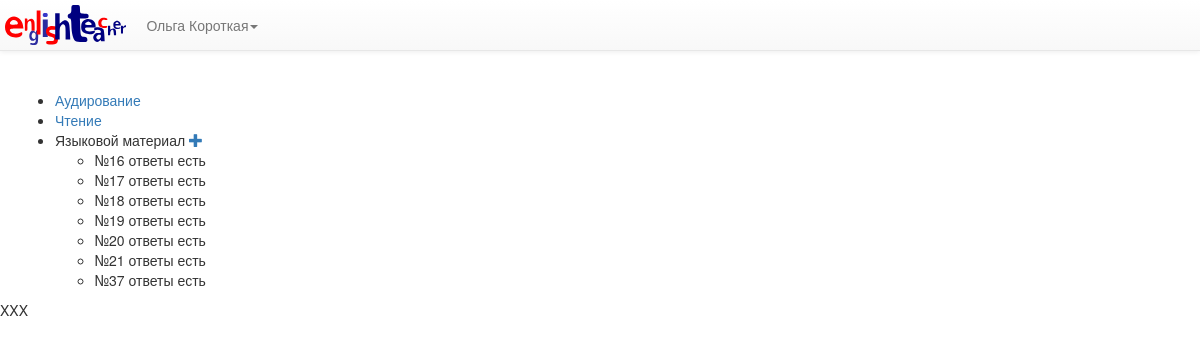
Page /oge/fipi/ (signed in) on the committed database.
### oge/models.py (models this page shows, shortened)
class Tests18_26(models.Model):
	tests18_26 = models.TextField()
	splited_tests18_26 = models.TextField(null=True,blank=True,default=None)
	pub_data = models.DateTimeField('дата публикации',default=timezone.now)
	answer=models.CharField(max_length=100,null=True,blank=True,default=None)
	qw_number = models.CharField('число вопросов в тесте',null=True,max_length=1,default='9')

### oge/views.py (the view)
# urls.py: url(r'^fipi/my/test18_26/add/(?P<test_id>[0-9]+)/thanks/$', views.my_test18_26_add_thanks, name='my_test18_26_add_thanks'),
def fipi(request):
	PERMS={ u'oge.add_tests18_26',u'oge.add_useranswer',
			u'oge.change_tests18_26',u'oge.change_useranswer',
			u'oge.delete_tests18_26',u'oge.delete_useranswer'}
	print 'type(PERMS)=',type(PERMS)
	current_user=request.user
	if PERMS<=current_user.get_all_permissions():
		test_list_me=testListForMe()
		return render(request,'oge/fipi.html',{'test_list_me':test_list_me})
	elif current_user.is_anonymous():
		test_list_an=testListAnonymous()
		return render(request,'oge/fipi.html',{'test_list_an':test_list_an})
	else:
		test_list_user=testListForUser(current_user)
		print 	'test_list_user=',test_list_user
		return render(request,'oge/fipi.html',{'test_list_user':test_list_user})

### oge/views.py (called while the page is built)
def testListForMe():
	"""определяет список всех тестов (с ответами и без ответов),
	используется придобавлении ответов учителем"""
	res = Tests18_26.objects.all()
	return res

### oge/templates/oge/fipi.html (shortened to what this page needs)
{% extends "main/__l_left_sidebar.html" %}
{% load staticfiles %}
{% block navigation %}
			<nav class="navbar navbar-default navbar-fixed-top">
				{% include "includes/_nav_brand_bs.html" %}
			</nav>
{% endblock %}
{% block side_col %}
<ul class="oge_menu">
	<li><a href="/oge/fipi/listen/">Аудирование</a></li>
	<li><a href="/oge/fipi/read/">Чтение</a></li>
{% if user.is_authenticated %}
	{% if perms.oge.add_tests18_26 %}
	<li><span>Языковой материал  </span><span class="reffer-container-item"><a href="{% url 'oge:my_test18_26_add' %}" title="добавить тест18_26"><span class="glyphicon glyphicon-plus"></span></a></span>
		<ul class="test-list">
			{% include "includes/_test18_26_list_my.html" %}
		</ul>
	</li>
	{% else %}
	<li>Языковой материал
		<ul class="test-list">
			{% include "includes/_test18_26_list.html" %}
		</ul>
	</li>
	{% endif %}
{% endif %}
</ul>
{% endblock %}

### main/templates/includes/_authen.html (shortened to what this page needs)
{% if request.user.is_authenticated %}
<li class="dropdown">
	<a href="#" class="dropdown-toggle" data-toggle="dropdown" role="button" aria-haspopup="true" aria-expanded="false">{{request.user.get_full_name}}<span class="caret"></span></a>
</li>
{% else %}
<li class="gate"><a href="/login/">войти</a></li>
{% endif %}

### main/templates/includes/_test18_26_list_my.html
{% if test_list_me %}
	<table class="oge_menu">
	{% for test in test_list_me %}
		<li class="oge_menu">
				№{{test.id}}
			{% if test.answer %}
			<span>  ответы есть</span>
			{% else %}
			<span>
				<form action="{% url 'oge:my_test18_26_blank' test.id %}">
					<button type="submit">добавить ответы</button>
				</form>
			</span>
			{% endif %}
		</li>
	{% endfor %}
	</table>
{% endif %}

### main/static/main/base-top-style.css (style rules this page uses)
* { box-sizing: border-box; -webkit-box-sizing: border-box; -moz-box-sizing: border-box; -ms-box-sizing: border-box; }
.reffer-container-item { text-align: center; position: relative; padding: 1.5em 0; }
.reffer-container-item a { padding: inherit; }
@media screen and (min-width: 420px) { .reffer-container-item { width: 100%; } }
@media screen and (min-width: 700px) { .reffer-container-item { width: 50%; } }
.reffer-container-item { width: 33.3333%; }

### rows in the picture
Tests18_26: id "16", shows "ответы есть"
Tests18_26: id "17", shows "ответы есть"
Tests18_26: id "18", shows "ответы есть"
Tests18_26: id "19", shows "ответы есть"
Tests18_26: id "20", shows "ответы есть"
Tests18_26: id "21", shows "ответы есть"
Tests18_26: id "37", shows "ответы есть"

### other values in the picture
{{ request.user.get_full_name }} "Ольга Короткая"
